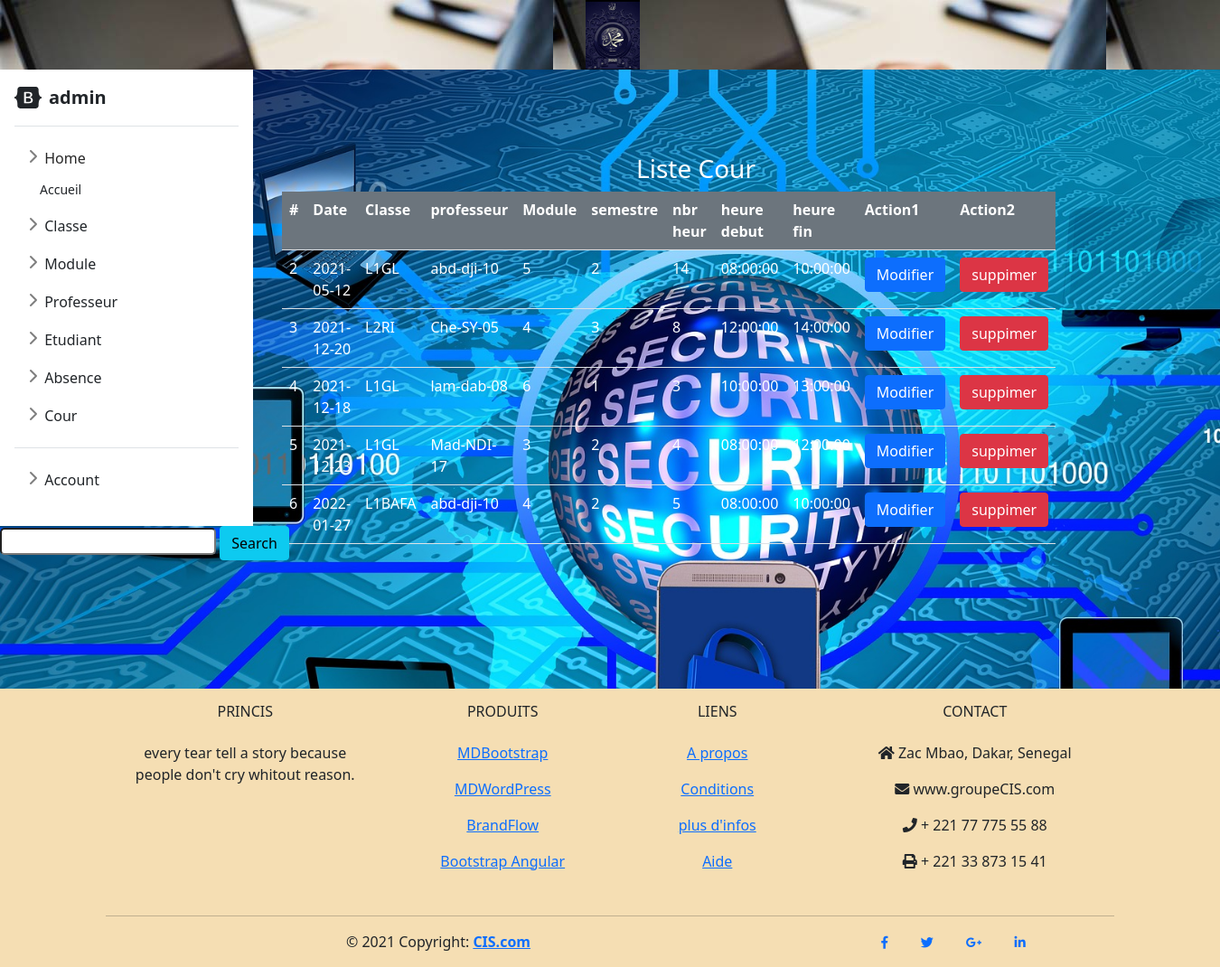
The app's page /?page=cour (signed in) with its own data.
### tables this page shows
CREATE TABLE `cour` (
  `idC` int(11) NOT NULL,
  `dateCo` date NOT NULL,
  `libelle` varchar(30) NOT NULL,
  `matriculeP` varchar(50) NOT NULL,
  `idM` int(11) NOT NULL,
  `semestre` int(11) NOT NULL,
  `nbrheure` int(11) NOT NULL,
  `hdebut` time NOT NULL,
  `hfin` time NOT NULL
);

### Model/cour.php (called while the page is built, shortened)
<?php
    function listCour(){
        $sql = "SELECT * FROM cour";
        return executeSQL($sql);
    }
?>

### Model/db.php (called while the page is built)
<?php
    function getConnexion(){
        $host="localhost";
        $user="root";
        $password="";
        $dbname="projet";
        $con = mysqli_connect($host,$user,$password,$dbname);
        return $con;
    }
    function executeSQL($sql){
        $exe = mysqli_query(getConnexion(),$sql);
        return $exe;
    }
?>

### View/cour/cour.php (the view, shortened to what this page needs)
<!DOCTYPE html>
<html lang="en">
<head>
    <link rel="stylesheet" href="../../style/bootstrap-5.0.0-beta2-dist/css/bootstrap.min.css">
    <link rel="stylesheet" href="https://cdnjs.cloudflare.com/ajax/libs/font-awesome/5.1.1/css/all.css">
</head>
<body>
    <form method="GET" action="?page=cour">
        <input type="text" name="key" style="border-radius: 5px;">
        <button type="submit" class="btn btn-info">Search</button>
    </form>
    <div class="container col-md-6_col md-offset-3" style="margin-top: -450px; margin-left: 200px;">
        <div class="panel panel-info">
            <div class="panel-heading " style="text-align: center; color: white;"><h3>Liste Cour</h3></div>
            <div class="panel-body">
                <table class="table table-condensed table-hover" style="color: white; width: 500px; margin-left: 100px;">
                    <tr class="bg-secondary">
                        <th>#</th>
                        <th>Date</th>
                        <th>Classe</th>
                        <th>professeur</th>
                        <th>Module</th>
                        <th>semestre</th>
                        <th>nbr heur</th>
                        <th>heure debut</th>
                        <th>heure fin</th>
                        <th>Action1</th>
                        <th>Action2</th>
                    </tr>
                    <?php
                        while ($tab = mysqli_fetch_row($liste)) {
                            echo "<tr>
                                    <td>$tab[0]</td>
                                    <td>$tab[1]</td>
                                    <td>$tab[2]</td>
                                    <td>$tab[3]</td>
                                    <td>$tab[4]</td>
                                    <td>$tab[5]</td>
                                    <td>$tab[6]</td>
                                    <td>$tab[7]</td>
                                    <td>$tab[8]</td>
                                    <td><a href='?page=editcour&ok=$tab[0]' class='btn btn-primary'>Modifier</a></td>
                                    <td><a onclick = 'return confirmation();' class='btn btn-danger' href='Controller/cour.php?ok=$tab[0]'>suppimer</a></td>
                                 </tr>";
                        }
                    ?>
                </table>
            </div>
        </div>
    </div>
</body>
</html>

### Style/sidebars.css (style rules this page uses)
body { min-height: 100vh; min-height: -webkit-fill-available; }
html { height: -webkit-fill-available; }

### records on screen
cour: idC "2", dateCo "2021-05-12", libelle "L1GL", matriculeP "abd-dji-10", idM "5", semestre "2", nbrheure "14", hdebut "08:00:00", hfin "10:00:00"
cour: idC "3", dateCo "2021-12-20", libelle "L2RI", matriculeP "Che-SY-05", idM "4", semestre "3", nbrheure "8", hdebut "12:00:00", hfin "14:00:00"
cour: idC "4", dateCo "2021-12-18", libelle "L1GL", matriculeP "lam-dab-08", idM "6", semestre "1", nbrheure "3", hdebut "10:00:00", hfin "13:00:00"
cour: idC "5", dateCo "2021-12-23", libelle "L1GL", matriculeP "Mad-NDI-17", idM "3", semestre "2", nbrheure "4", hdebut "08:00:00", hfin "12:00:00"
cour: idC "6", dateCo "2022-01-27", libelle "L1BAFA", matriculeP "abd-dji-10", idM "4", semestre "2", nbrheure "5", hdebut "08:00:00", hfin "10:00:00"

### other values on screen
$_SESSION['login'] "admin"
